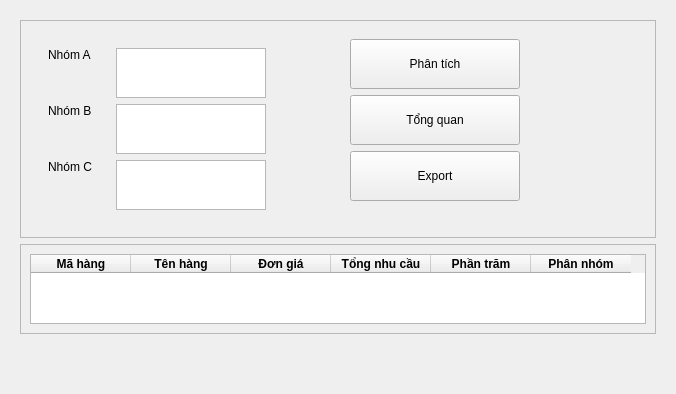
               <widget class="QWidget" name="page_26">
                <layout class="QHBoxLayout" name="horizontalLayout_54">
                 <item>
                  <widget class="QWidget" name="widget_27" native="true">
                   <layout class="QVBoxLayout" name="verticalLayout_70">
                    <item>
                     <widget class="QFrame" name="frame_63">
                      <property name="frameShape">
                       <enum>QFrame::StyledPanel</enum>
                      </property>
                      <property name="frameShadow">
                       <enum>QFrame::Raised</enum>
                      </property>
                      <layout class="QHBoxLayout" name="horizontalLayout_55">
                       <item alignment="Qt::AlignLeft">
                        <widget class="QFrame" name="frame_64">
                         <property name="styleSheet">
                          <string notr="true">#frame_64{border:none}</string>
                         </property>
                         <property name="frameShape">
                          <enum>QFrame::StyledPanel</enum>
                         </property>
                         <property name="frameShadow">
                          <enum>QFrame::Raised</enum>
                         </property>
                         <layout class="QHBoxLayout" name="horizontalLayout_56">
                          <item>
                           <widget class="QFrame" name="frame_66">
                            <property name="styleSheet">
                             <string notr="true">#frame_66{border:none}</string>
                            </property>
                            <property name="frameShape">
                             <enum>QFrame::StyledPanel</enum>
                            </property>
                            <property name="frameShadow">
                             <enum>QFrame::Raised</enum>
                            </property>
                            <layout class="QVBoxLayout" name="verticalLayout_74">
                             <item alignment="Qt::AlignTop">
                              <widget class="QLabel" name="label_12">
                               <property name="text">
                                <string>Nhóm A</string>
                               </property>
                              </widget>
                             </item>
                             <item alignment="Qt::AlignTop">
                              <widget class="QLabel" name="label_16">
                               <property name="text">
                                <string>Nhóm B</string>
                               </property>
                              </widget>
                             </item>
                             <item alignment="Qt::AlignTop">
                              <widget class="QLabel" name="label_17">
                               <property name="text">
                                <string>Nhóm C</string>
                               </property>
                              </widget>
                             </item>
                            </layout>
                           </widget>
                          </item>
                          <item alignment="Qt::AlignLeft|Qt::AlignTop">
                           <widget class="QFrame" name="frame_67">
                            <property name="styleSheet">
                             <string notr="true">#frame_67{border:none}</string>
                            </property>
                            <property name="frameShape">
                             <enum>QFrame::StyledPanel</enum>
                            </property>
                            <property name="frameShadow">
                             <enum>QFrame::Raised</enum>
                            </property>
                            <layout class="QVBoxLayout" name="verticalLayout_76">
                             <item alignment="Qt::AlignTop">
                              <widget class="QTextEdit" name="nhomA">
                               <property name="minimumSize">
                                <size>
                                 <width>150</width>
                                 <height>50</height>
                                </size>
                               </property>
                               <property name="maximumSize">
                                <size>
                                 <width>150</width>
                                 <height>50</height>
                                </size>
                               </property>
                               <property name="styleSheet">
                                <string notr="true"/>
                               </property>
                               <property name="cursorWidth">
                                <number>1</number>
                               </property>
                               <property name="placeholderText">
                                <string/>
                               </property>
                              </widget>
                             </item>
                             <item alignment="Qt::AlignTop">
                              <widget class="QTextEdit" name="nhomB">
                               <property name="minimumSize">
                                <size>
                                 <width>150</width>
                                 <height>50</height>
                                </size>
                               </property>
                               <property name="maximumSize">
                                <size>
                                 <width>150</width>
                                 <height>50</height>
                                </size>
                               </property>
                               <property name="styleSheet">
                                <string notr="true"/>
                               </property>
                               <property name="cursorWidth">
                                <number>1</number>
                               </property>
                               <property name="placeholderText">
                                <string/>
                               </property>
                              </widget>
                             </item>
                             <item alignment="Qt::AlignTop">
                              <widget class="QTextEdit" name="nhomC">
                               <property name="minimumSize">
                                <size>
                                 <width>150</width>
                                 <height>50</height>
                                </size>
                               </property>
                               <property name="maximumSize">
                                <size>
                                 <width>150</width>
                                 <height>50</height>
                                </size>
                               </property>
                               <property name="styleSheet">
                                <string notr="true"/>
                               </property>
                               <property name="cursorWidth">
                                <number>1</number>
                               </property>
                               <property name="placeholderText">
                                <string/>
                               </property>
                              </widget>
                             </item>
                            </layout>
                           </widget>
                          </item>
                         </layout>
                        </widget>
                       </item>
                       <item alignment="Qt::AlignTop">
                        <widget class="QFrame" name="frame_65">
                         <property name="styleSheet">
                          <string notr="true">#frame_65{border:none}</string>
                         </property>
                         <property name="frameShape">
                          <enum>QFrame::StyledPanel</enum>
                         </property>
                         <property name="frameShadow">
                          <enum>QFrame::Raised</enum>
                         </property>
                         <layout class="QVBoxLayout" name="verticalLayout_78">
                          <item>
                           <widget class="QPushButton" name="phanTichBtn">
                            <property name="minimumSize">
                             <size>
                              <width>170</width>
                              <height>50</height>
                             </size>
                            </property>
                            <property name="maximumSize">
                             <size>
                              <width>100</width>
                              <height>16777215</height>
                             </size>
                            </property>
                            <property name="styleSheet">
                             <string notr="true"/>
                            </property>
                            <property name="text">
                             <string>Phân tích</string>
                            </property>
                           </widget>
                          </item>
                          <item>
                           <widget class="QPushButton" name="tquan">
                            <property name="minimumSize">
                             <size>
                              <width>170</width>
                              <height>50</height>
                             </size>
                            </property>
                            <property name="maximumSize">
                             <size>
                              <width>100</width>
                              <height>16777215</height>
                             </size>
                            </property>
                            <property name="styleSheet">
                             <string notr="true"/>
                            </property>
                            <property name="text">
                             <string>Tổng quan</string>
                            </property>
                           </widget>
                          </item>
                          <item>
                           <widget class="QPushButton" name="bcABC">
                            <property name="minimumSize">
                             <size>
                              <width>170</width>
                              <height>50</height>
                             </size>
                            </property>
                            <property name="maximumSize">
                             <size>
                              <width>100</width>
                              <height>16777215</height>
                             </size>
                            </property>
                            <property name="styleSheet">
                             <string notr="true"/>
                            </property>
                            <property name="text">
                             <string>Export</string>
                            </property>
                           </widget>
                          </item>
                         </layout>
                        </widget>
                       </item>
                      </layout>
                     </widget>
                    </item>
                    <item>
                     <widget class="QFrame" name="frame_62">
                      <property name="styleSheet">
                       <string notr="true"/>
                      </property>
                      <property name="frameShape">
                       <enum>QFrame::StyledPanel</enum>
                      </property>
                      <property name="frameShadow">
                       <enum>QFrame::Raised</enum>
                      </property>
                      <layout class="QHBoxLayout" name="horizontalLayout_58">
                       <item alignment="Qt::AlignHCenter">
                        <widget class="QTableWidget" name="phanTichABC">
                         <property name="minimumSize">
                          <size>
                           <width>350</width>
                           <height>0</height>
                          </size>
                         </property>
                         <property name="sizeAdjustPolicy">
                          <enum>QAbstractScrollArea::AdjustToContents</enum>
                         </property>
                         <property name="sortingEnabled">
                          <bool>true</bool>
                         </property>
                         <property name="wordWrap">
                          <bool>true</bool>
                         </property>
                         <column>
                          <property name="text">
                           <string>Mã hàng</string>
                          </property>
                          <property name="font">
                           <font>
                            <weight>75</weight>
                            <bold>true</bold>
                           </font>
                          </property>
                          <property name="background">
                           <color>
                            <red>255</red>
                            <green>255</green>
                            <blue>255</blue>
                           </color>
                          </property>
                         </column>
                         <column>
                          <property name="text">
                           <string>Tên hàng</string>
                          </property>
                          <property name="font">
                           <font>
                            <weight>75</weight>
                            <bold>true</bold>
                           </font>
                          </property>
                         </column>
                         <column>
                          <property name="text">
                           <string>Đơn giá</string>
                          </property>
                          <property name="font">
                           <font>
                            <weight>75</weight>
                            <bold>true</bold>
                           </font>
                          </property>
                         </column>
                         <column>
                          <property name="text">
                           <string>Tổng nhu cầu</string>
                          </property>
                          <property name="font">
                           <font>
                            <weight>75</weight>
                            <bold>true</bold>
                           </font>
                          </property>
                         </column>
                         <column>
                          <property name="text">
                           <string>Phần trăm</string>
                          </property>
                          <property name="font">
                           <font>
                            <weight>75</weight>
                            <bold>true</bold>
                           </font>
                          </property>
                         </column>
                         <column>
                          <property name="text">
                           <string>Phân nhóm</string>
                          </property>
                          <property name="font">
                           <font>
                            <weight>75</weight>
                            <bold>true</bold>
                           </font>
                          </property>
                         </column>
                        </widget>
                       </item>
                      </layout>
                     </widget>
                    </item>
                    <item>
                     <spacer name="verticalSpacer_14">
                      <property name="orientation">
                       <enum>Qt::Vertical</enum>
                      </property>
                      <property name="sizeHint" stdset="0">
                       <size>
                        <width>20</width>
                        <height>40</height>
                       </size>
                      </property>
                     </spacer>
                    </item>
                   </layout>
                  </widget>
                 </item>
                </layout>
               </widget>
